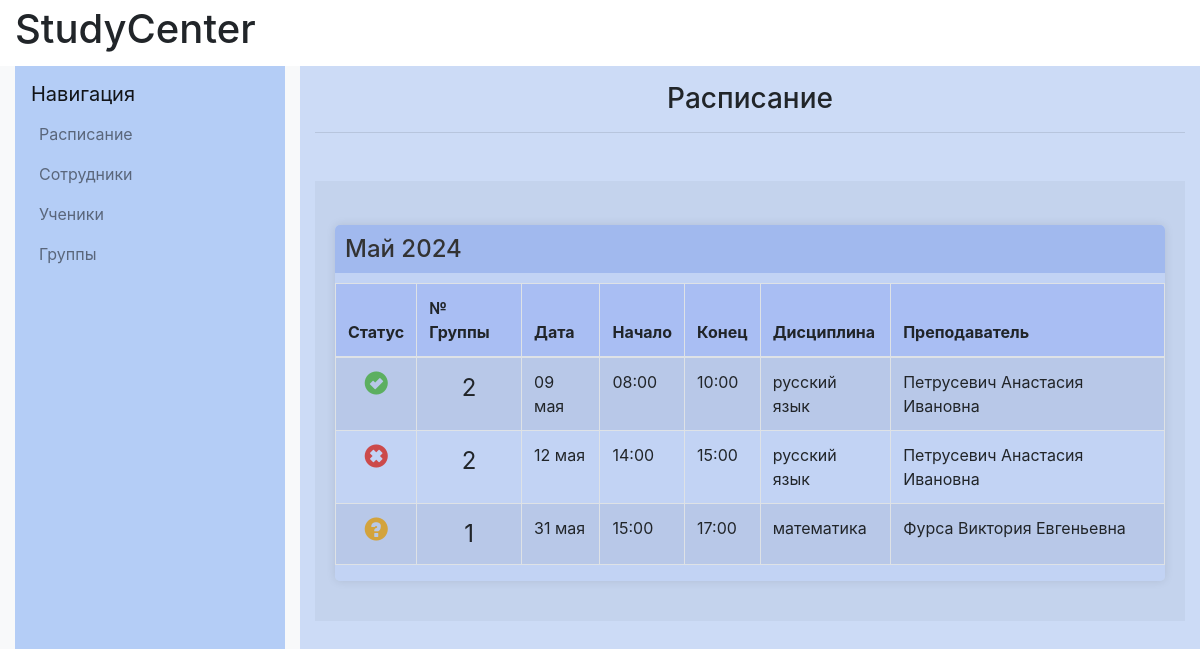
The app's page /, older data.
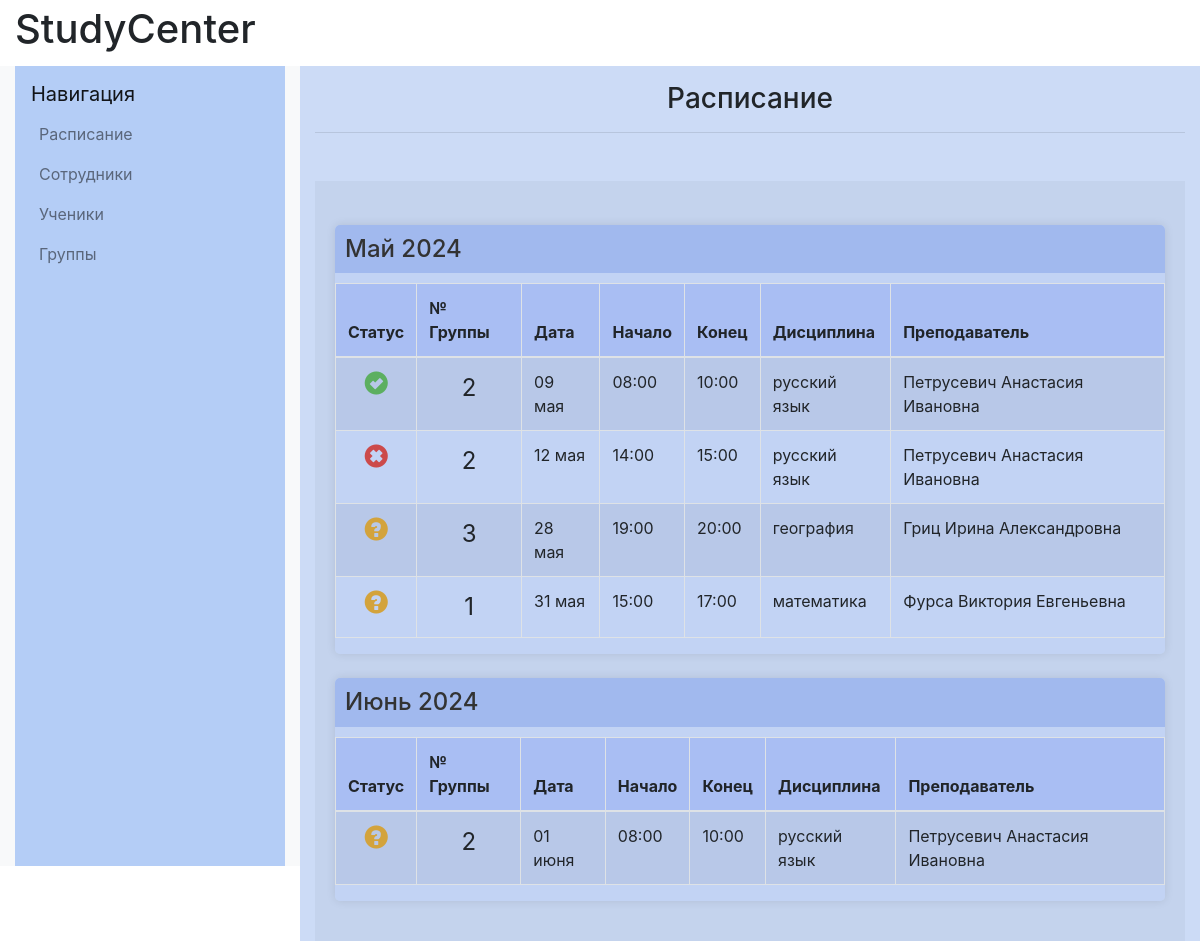
The same page, newer data.
### catalog/models.py (models this page shows, shortened)
class Lesson(models.Model):
    date = models.DateField()
    start_time = models.DateTimeField()
    duration = models.IntegerField()
    group = models.ForeignKey(Group, on_delete=models.CASCADE)
    objects = models.Manager()

class Group(models.Model):
    subject = models.ForeignKey(Subject, on_delete=models.CASCADE)
    grade = models.IntegerField(validators=[
        MaxValueValidator(11),
        MinValueValidator(1)
    ])
    group_capacity = models.IntegerField(default=1,
                                         validators=[
                                            MaxValueValidator(8),
                                            MinValueValidator(1)
    ])
    type = models.ForeignKey(Type, on_delete=models.CASCADE)
    teacher=models.ForeignKey(Worker,
                              on_delete=models.CASCADE,
                              null=True,
                              default=None
    )
    objects = models.Manager()
    created = models.BooleanField(default=False)

class Subject(models.Model):
    name=models.CharField(max_length=100)
    objects=models.Manager()
    def __str__(self):
        return self.name

class Worker(models.Model):
    firstname=models.CharField(max_length=20, verbose_name="Имя")
    lastname=models.CharField(max_length=20, verbose_name="Фамилия")
    fathername=models.CharField(max_length=20, verbose_name="Отчество")
    date_of_birth=models.DateField(verbose_name="Дата рождения")
    gender=models.IntegerField(validators=[MinValueValidator(0), MaxValueValidator(1)], verbose_name="Пол")
    subject = models.ManyToManyField(Subject, verbose_name="Дисциплины")
    phone_number=models.CharField(max_length=11,validators=[MinLengthValidator(11)], verbose_name="Номер телефона")
    email=models.EmailField(verbose_name="E-mail")
    objects=models.Manager()
    registration_date=models.DateField()
    DoesNotExist = models.Manager

### catalog/views.py (the view)
# urls.py: path('', views.schedule, name='schedule'),
def schedule(request):
    lessons = Lesson.objects.all().order_by('date', 'start_time')
    grouped_lessons = {}
    for lesson in lessons:
        lesson.end_time = lesson.start_time + timedelta(hours=lesson.duration)
    for k, g in groupby(lessons, lambda l: l.date.replace(day=1)):
        grouped_lessons[k] = list(g)
        for lesson in grouped_lessons[k]:
            lesson.status = LessonStatus.objects.get(lesson=lesson)
    return render(request, 'schedule/schedule.html', {'grouped_lessons': grouped_lessons})

### catalog/templates/schedule/schedule.html (shortened to what this page needs)
{% extends "base_generic.html" %}
{% block content%}
            <div class="col-md-8 col-lg-9 content-container" style="background-color: #ccdbf6">
                <h1 class="h3 text-center mt-3">Расписание</h1>
                <hr class="mb-5">
               <section style="background-color: rgb(196, 211, 237); padding: 20px;">
                    {% for month, lessons in grouped_lessons.items %}
                    <div class="lesson-group mt-4" style="margin-bottom: 20px; background-color: rgba(195, 212, 245, 0.94); border-radius: 5px; box-shadow: 0 0 10px rgba(0, 0, 0, 0.1);">
                        <h3 class="lesson-month" style="color: #333; font-size: 1.5em; margin-bottom: 10px; padding: 10px; background-color: rgba(160,184,239,0.94); border-top-left-radius: 5px; border-top-right-radius: 5px;">{{ month|date:"F Y" }}</h3>
                        <div class="table-responsive" style="width: 100%;">
                            <table class="table table-striped table-bordered lesson-table" style="width: 100%; border-collapse: collapse;">
                                <thead>
                                    <tr style="background-color: rgba(158,180,243,0.68);">
                                        <th>Статус</th>
                                        <th>№ Группы</th>
                                        <th>Дата</th>
                                        <th>Начало</th>
                                        <th>Конец</th>
                                        <th>Дисциплина</th>
                                        <th>Преподаватель</th>
                                    </tr>
                                </thead>
                                <tbody>
                                    {% for lesson in lessons %}
                                    <tr class="lesson-row" style="cursor: pointer;" onclick="window.location='{% url 'lesson_details' lesson_id=lesson.id %}';" onmouseover="this.style.backgroundColor='rgba(74, 78, 137, 0.28)';" onmouseout="this.style.backgroundColor='';">
                                        <td class="text-center lesson-status">
                                            {% if lesson.status.status == 0 %}
                                                <span style="color: #cc4a4a;" class="glyphicon glyphicon-remove-sign"></span>
                                            {% elif lesson.status.status == 1 %}
                                                <span style="color: #5caf60;" class="glyphicon glyphicon-ok-sign"></span>
                                            {% elif lesson.status.status == 3 %}
                                                <span style="color: #d3a33c;" class="glyphicon glyphicon-question-sign"></span>
                                            {% endif %}
                                        </td>
                                        <td class="text-center" style="font-size: 1.5em;">{{ lesson.group.id }}</td>
                                        <td>{{ lesson.date|date:"d E" }}</td>
                                        <td>{{ lesson.start_time|time:"H:i" }}</td>
                                        <td>{{ lesson.end_time|time:"H:i" }}</td>
                                        <td>{{ lesson.group.subject }}</td>
                                        <td>{{ lesson.group.teacher.lastname }} {{ lesson.group.teacher.firstname }} {{ lesson.group.teacher.fathername }}</td>
                                    </tr>
                                    {% endfor %}
                                </tbody>
                            </table>
                        </div>
                    </div>
                    {% endfor %}
               </section>
            </div>
{% endblock content %}

Row changes from the older to the newer data that the page shows:
added Lesson: group.id "3", date "28 мая", start_time "19:00", end_time "20:00", group.subject "география", group.teacher.lastname "Гриц", group.teacher.firstname "Ирина", group.teacher.fathername "Александровна", shown under "Май 2024"
added Lesson: month "Июнь 2024", group.id "2", date "01 июня", start_time "08:00", end_time "10:00", group.subject "русский язык", group.teacher.lastname "Петрусевич", group.teacher.firstname "Анастасия", group.teacher.fathername "Ивановна"
